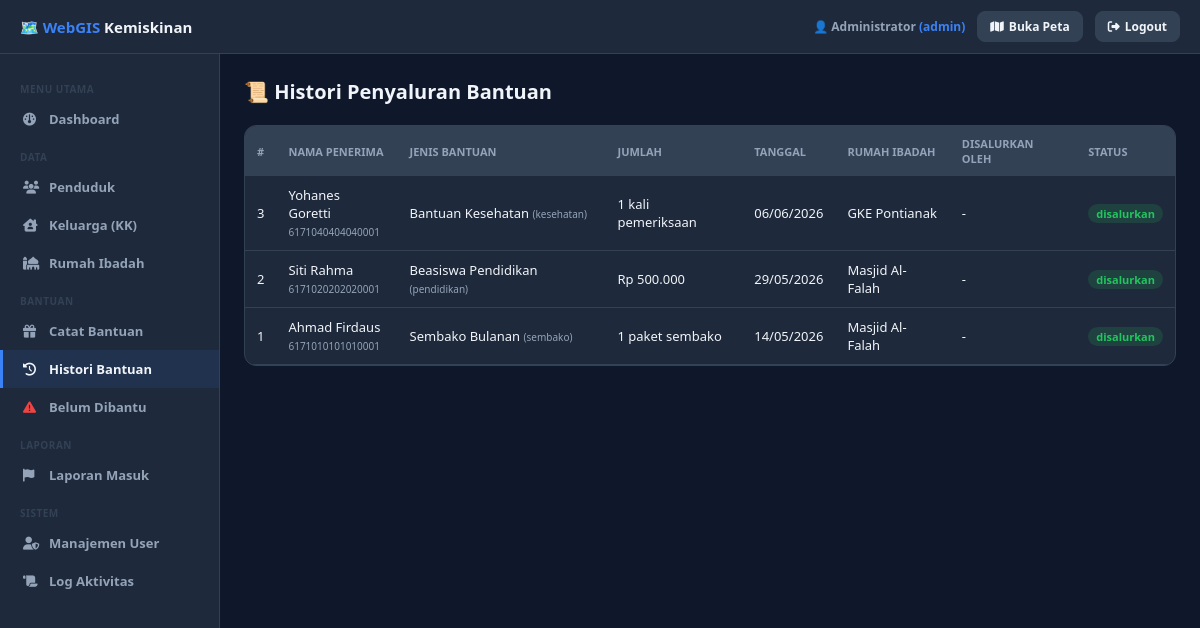
The page /webgis-kemiskinan/admin/histori_bantuan.php (signed in) on the database its author committed.
### tables this page shows
CREATE TABLE histori_bantuan (
  id              INT UNSIGNED AUTO_INCREMENT PRIMARY KEY,
  nik             VARCHAR(16)   NOT NULL,
  id_jenis_bantuan INT UNSIGNED NOT NULL,
  id_keluarga     INT UNSIGNED  NULL,
  rumah_ibadah_id INT UNSIGNED  NULL,
  tanggal         DATE          NOT NULL,
  jumlah          VARCHAR(100)  NULL,
  nilai_rupiah    DECIMAL(15,2) NULL,
  status_penyaluran ENUM('dijadwalkan','disalurkan','dibatalkan') NOT NULL DEFAULT 'dijadwalkan',
  catatan         TEXT          NULL,
  bukti_file      VARCHAR(255)  NULL,
  disalurkan_oleh INT UNSIGNED  NULL,
  created_at      TIMESTAMP     NOT NULL DEFAULT CURRENT_TIMESTAMP,
  updated_at      TIMESTAMP     NOT NULL DEFAULT CURRENT_TIMESTAMP ON UPDATE CURRENT_TIMESTAMP,
  INDEX idx_hb_nik     (nik),
  INDEX idx_hb_tanggal (tanggal),
  INDEX idx_hb_status  (status_penyaluran),
  CONSTRAINT fk_hb_nik   FOREIGN KEY (nik)              REFERENCES penduduk(nik)     ON DELETE CASCADE,
  CONSTRAINT fk_hb_jenis FOREIGN KEY (id_jenis_bantuan) REFERENCES jenis_bantuan(id),
  CONSTRAINT fk_hb_kk    FOREIGN KEY (id_keluarga)      REFERENCES keluarga(id)      ON DELETE SET NULL,
  CONSTRAINT fk_hb_ri    FOREIGN KEY (rumah_ibadah_id)  REFERENCES rumah_ibadah(id)  ON DELETE SET NULL,
  CONSTRAINT fk_hb_user  FOREIGN KEY (disalurkan_oleh)  REFERENCES users(id)         ON DELETE SET NULL
);

CREATE TABLE penduduk (
  nik             VARCHAR(16)   NOT NULL PRIMARY KEY,
  id_keluarga     INT UNSIGNED  NULL,
  nama_lengkap    VARCHAR(200)  NOT NULL,
  jenis_kelamin   ENUM('L','P') NOT NULL,
  tanggal_lahir   DATE          NOT NULL,
  umur            TINYINT UNSIGNED NULL,
  status_keluarga ENUM('kepala_keluarga','istri','anak','menantu','cucu','orang_tua','mertua','anggota_lain') NOT NULL DEFAULT 'anggota_lain',
  status_perkawinan ENUM('belum_kawin','kawin','cerai_hidup','cerai_mati') NOT NULL DEFAULT 'belum_kawin',
  status_hidup    ENUM('hidup','meninggal') NOT NULL DEFAULT 'hidup',
  pendidikan_terakhir ENUM('tidak_sekolah','SD','SMP','SMA','SMK','D1','D2','D3','S1','S2','S3') NOT NULL DEFAULT 'tidak_sekolah',
  status_pendidikan   ENUM('sekolah','tidak_sekolah','lulus') NOT NULL DEFAULT 'tidak_sekolah',
  pekerjaan       VARCHAR(150)  NULL,
  penghasilan     DECIMAL(15,2) NULL DEFAULT 0,
  status_ekonomi  ENUM('miskin','rentan','mampu') NOT NULL DEFAULT 'rentan',
  kondisi_kesehatan ENUM('sehat','sakit_ringan','sakit_parah','disabilitas') NOT NULL DEFAULT 'sehat',
  catatan_kesehatan TEXT         NULL,
  no_telp         VARCHAR(20)   NULL,
  alamat          TEXT          NULL,
  latitude        DECIMAL(10,7) NULL,
  longitude       DECIMAL(10,7) NULL,
  foto            VARCHAR(255)  NULL,
  created_at      TIMESTAMP     NOT NULL DEFAULT CURRENT_TIMESTAMP,
  updated_at      TIMESTAMP     NOT NULL DEFAULT CURRENT_TIMESTAMP ON UPDATE CURRENT_TIMESTAMP,
  INDEX idx_pddk_keluarga   (id_keluarga),
  INDEX idx_pddk_status_ek  (status_ekonomi),
  INDEX idx_pddk_status_hid (status_hidup),
  INDEX idx_pddk_latlng     (latitude, longitude),
  CONSTRAINT fk_pddk_keluarga FOREIGN KEY (id_keluarga) REFERENCES keluarga(id) ON DELETE SET NULL
);

CREATE TABLE jenis_bantuan (
  id          INT UNSIGNED AUTO_INCREMENT PRIMARY KEY,
  nama        VARCHAR(150)  NOT NULL,
  kategori    ENUM('sembako','pendidikan','kesehatan','ekonomi','perumahan','lainnya') NOT NULL DEFAULT 'lainnya',
  sumber      VARCHAR(150)  NULL,
  satuan      VARCHAR(50)   NULL,
  deskripsi   TEXT          NULL,
  aktif       TINYINT(1)    NOT NULL DEFAULT 1,
  created_at  TIMESTAMP     NOT NULL DEFAULT CURRENT_TIMESTAMP
);

CREATE TABLE rumah_ibadah (
  id            INT UNSIGNED AUTO_INCREMENT PRIMARY KEY,
  nama          VARCHAR(200)  NOT NULL,
  jenis         ENUM('Masjid','Musholla','Gereja Protestan','Gereja Katolik','Pura','Vihara','Klenteng','Lainnya') NOT NULL DEFAULT 'Lainnya',
  kontak        VARCHAR(120)  NULL,
  radius_meter  DOUBLE        NOT NULL DEFAULT 300,
  latitude      DECIMAL(10,7) NOT NULL,
  longitude     DECIMAL(10,7) NOT NULL,
  alamat        TEXT          NULL,
  kelurahan     VARCHAR(120)  NULL,
  kecamatan     VARCHAR(120)  NULL,
  kota          VARCHAR(120)  NULL,
  deskripsi     TEXT          NULL,
  created_at    TIMESTAMP     NOT NULL DEFAULT CURRENT_TIMESTAMP,
  updated_at    TIMESTAMP     NOT NULL DEFAULT CURRENT_TIMESTAMP ON UPDATE CURRENT_TIMESTAMP,
  INDEX idx_ri_jenis    (jenis),
  INDEX idx_ri_latlng   (latitude, longitude)
);

### webgis-kemiskinan/php/koneksi.php (called while the page is built, shortened)
<?php
function h(string $s): string {
    return htmlspecialchars($s, ENT_QUOTES, 'UTF-8');
}

### webgis-kemiskinan/admin/histori_bantuan.php (the view, shortened to what this page needs)
<?php
require_once __DIR__ . '/_layout.php';
$rows = [];
try {
    $rows = $pdo->query("
        SELECT hb.id, hb.nik, p.nama_lengkap, hb.tanggal,
               jb.nama AS nama_bantuan, jb.kategori,
               hb.jumlah, hb.nilai_rupiah, hb.status_penyaluran,
               ri.nama AS nama_ri, u.nama AS disalurkan_oleh
        FROM histori_bantuan hb
        JOIN penduduk p ON p.nik=hb.nik
        JOIN jenis_bantuan jb ON jb.id=hb.id_jenis_bantuan
        LEFT JOIN rumah_ibadah ri ON ri.id=hb.rumah_ibadah_id
        LEFT JOIN users u ON u.id=hb.disalurkan_oleh
        ORDER BY hb.tanggal DESC
        LIMIT 500
    ")->fetchAll();
} catch(Exception $e) {}
?>
<div class="page-title">📜 Histori Penyaluran Bantuan</div>
<div class="card" style="padding:0;overflow:hidden">
  <table>
    <thead><tr>
      <th>#</th><th>Nama Penerima</th><th>Jenis Bantuan</th><th>Jumlah</th>
      <th>Tanggal</th><th>Rumah Ibadah</th><th>Disalurkan Oleh</th><th>Status</th>
    </tr></thead>
    <tbody>
    <?php foreach ($rows as $r): ?>
    <tr>
      <td><?= $r['id'] ?></td>
      <td><?= h($r['nama_lengkap']) ?><br><span style="font-size:10px;color:#94a3b8"><?= h($r['nik']) ?></span></td>
      <td><?= h($r['nama_bantuan']) ?> <span style="font-size:10px;color:#94a3b8">(<?= h($r['kategori']) ?>)</span></td>
      <td><?= h($r['jumlah'] ?? '-') ?><?= $r['nilai_rupiah'] ? '<br><span style="font-size:10px;color:#22c55e">Rp '.number_format($r['nilai_rupiah'],0,',','.').'</span>' : '' ?></td>
      <td><?= date('d/m/Y', strtotime($r['tanggal'])) ?></td>
      <td><?= h($r['nama_ri'] ?? '-') ?></td>
      <td><?= h($r['disalurkan_oleh'] ?? '-') ?></td>
      <td><span class="tag <?= $r['status_penyaluran']==='disalurkan'?'selesai':($r['status_penyaluran']==='dijadwalkan'?'pending':'darurat') ?>"><?= h($r['status_penyaluran']) ?></span></td>
    </tr>
    <?php endforeach; ?>
    </tbody>
  </table>
</div>

### webgis-kemiskinan/admin/_layout.php (style rules this page uses)
* { box-sizing:border-box;margin:0;padding:0 }
:root { --bg:#0f172a;--sur:#1e293b;--sur2:#334155;--acc:#3b82f6;--green:#22c55e;--red:#ef4444;--yellow:#f59e0b;--txt:#f1f5f9;--txt2:#94a3b8;--brd:#334155;--rad:12px }
body { font-family:'Segoe UI',system-ui,sans-serif;background:var(--bg);color:var(--txt);min-height:100vh }
.page-title { font-size:20px;font-weight:900;margin-bottom:20px;display:flex;align-items:center;gap:10px }
.card { background:var(--sur);border:1px solid var(--brd);border-radius:var(--rad);padding:20px;margin-bottom:16px }
table { width:100%;border-collapse:collapse;font-size:13px }
th { background:var(--sur2);padding:10px 12px;text-align:left;font-size:11px;font-weight:900;color:var(--txt2);text-transform:uppercase }
td { padding:10px 12px;border-bottom:1px solid var(--brd) }
.tag { display:inline-block;padding:2px 8px;border-radius:99px;font-size:11px;font-weight:800 }
.tag.selesai { background:rgba(34,197,94,.15);color:var(--green) }

### rows shown on the page
histori_bantuan: id "3", nik.nama_lengkap "Yohanes Goretti", nik "6171040404040001", id_jenis_bantuan.nama "Bantuan Kesehatan", id_jenis_bantuan.kategori "kesehatan", jumlah "1 kali pemeriksaan", tanggal "06/06/2026", rumah_ibadah.nama "GKE Pontianak", disalurkan_oleh "-", status_penyaluran "disalurkan"
histori_bantuan: id "2", nik.nama_lengkap "Siti Rahma", nik "6171020202020001", id_jenis_bantuan.nama "Beasiswa Pendidikan", id_jenis_bantuan.kategori "pendidikan", jumlah "Rp 500.000", tanggal "29/05/2026", rumah_ibadah.nama "Masjid Al-Falah", disalurkan_oleh "-", status_penyaluran "disalurkan"
histori_bantuan: id "1", nik.nama_lengkap "Ahmad Firdaus", nik "6171010101010001", id_jenis_bantuan.nama "Sembako Bulanan", id_jenis_bantuan.kategori "sembako", jumlah "1 paket sembako", tanggal "14/05/2026", rumah_ibadah.nama "Masjid Al-Falah", disalurkan_oleh "-", status_penyaluran "disalurkan"

### other values the page prints
$user "Administrator"
$role "admin"
